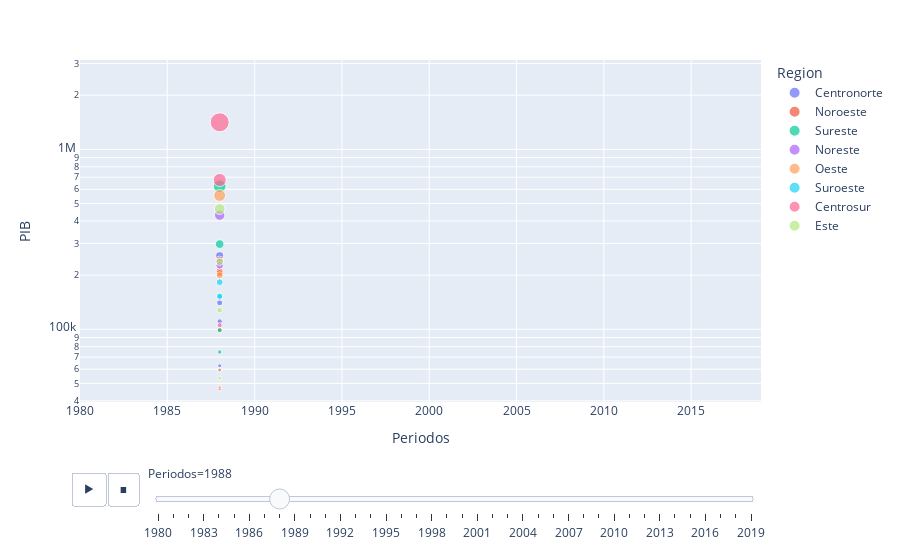

Source (notebook cell):
### Markdown cell above
# Producto Interno Bruto

### Code cell
px.scatter(pib_animado, x="Periodos", y="PIB", animation_frame="Periodos", animation_group="Estado",
           size="PIB_SIZE", color="Region", hover_name="Estado",log_y=True,
          range_x=[1980,2019], range_y=[pib_animado.PIB.min(), pib_animado.PIB.max()])

### Figure 1 — Plotly figure (JSON) as saved in the notebook; plotly's stock layout.template omitted (floating-point values rounded to 4 significant figures)
{"data": [{"hovertemplate": "<b>%{hovertext}</b><br><br>Region=Centronorte<br>Periodos=%{x}<br>PIB=%{y}<br>PIB_SIZE=%{marker.size}<extra></extra>", "hovertext": ["Aguascalientes", "Guanajuato", "Querétaro", "San Luis Potosí", "Zacatecas"], "ids": ["Aguascalientes", "Guanajuato", "Querétaro", "San Luis Potosí", "Zacatecas"], "legendgroup": "Centronorte", "marker": {"color": "#636efa", "size": [297300.0, 1282000.0, 552700.0, 701600.0, 313400.0], "sizemode": "area", "sizeref": 39240.0, "symbol": "circle"}, "mode": "markers", "name": "Centronorte", "orientation": "v", "showlegend": true, "type": "scatter", "x": [1988, 1988, 1988, 1988, 1988], "xaxis": "x", "y": [59460.0, 256300.0, 110500.0, 140300.0, 62690.0], "yaxis": "y"}, {"hovertemplate": "<b>%{hovertext}</b><br><br>Region=Noroeste<br>Periodos=%{x}<br>PIB=%{y}<br>PIB_SIZE=%{marker.size}<extra></extra>", "hovertext": ["Baja California", "Baja California Sur", "Chihuahua", "Durango", "Sinaloa", "Sonora"], "ids": ["Baja California", "Baja California Sur", "Chihuahua", "Durango", "Sinaloa", "Sonora"], "legendgroup": "Noroeste", "marker": {"color": "#EF553B", "size": [1213000.0, 232400.0, 1050000.0, 492500.0, 1025000.0, 1177000.0], "sizemode": "area", "sizeref": 39240.0, "symbol": "circle"}, "mode": "markers", "name": "Noroeste", "orientation": "v", "showlegend": true, "type": "scatter", "x": [1988, 1988, 1988, 1988, 1988, 1988], "xaxis": "x", "y": [242500.0, 46470.0, 210100.0, 98500.0, 205000.0, 235400.0], "yaxis": "y"}, {"hovertemplate": "<b>%{hovertext}</b><br><br>Region=Sureste<br>Periodos=%{x}<br>PIB=%{y}<br>PIB_SIZE=%{marker.size}<extra></extra>", "hovertext": ["Campeche", "Quintana Roo", "Tabasco", "Yucatán"], "ids": ["Campeche", "Quintana Roo", "Tabasco", "Yucatán"], "legendgroup": "Sureste", "marker": {"color": "#00cc96", "size": [3123000.0, 373700.0, 1488000.0, 495200.0], "sizemode": "area", "sizeref": 39240.0, "symbol": "circle"}, "mode": "markers", "name": "Sureste", "orientation": "v", "showlegend": true, "type": "scatter", "x": [1988, 1988, 1988, 1988], "xaxis": "x", "y": [624500.0, 74750.0, 297500.0, 99040.0], "yaxis": "y"}, {"hovertemplate": "<b>%{hovertext}</b><br><br>Region=Noreste<br>Periodos=%{x}<br>PIB=%{y}<br>PIB_SIZE=%{marker.size}<extra></extra>", "hovertext": ["Coahuila", "Nuevo León", "Tamaulipas"], "ids": ["Coahuila", "Nuevo León", "Tamaulipas"], "legendgroup": "Noreste", "marker": {"color": "#ab63fa", "size": [1181000.0, 2155000.0, 1134000.0], "sizemode": "area", "sizeref": 39240.0, "symbol": "circle"}, "mode": "markers", "name": "Noreste", "orientation": "v", "showlegend": true, "type": "scatter", "x": [1988, 1988, 1988], "xaxis": "x", "y": [236200.0, 431000.0, 226800.0], "yaxis": "y"}, {"hovertemplate": "<b>%{hovertext}</b><br><br>Region=Oeste<br>Periodos=%{x}<br>PIB=%{y}<br>PIB_SIZE=%{marker.size}<extra></extra>", "hovertext": ["Colima", "Jalisco", "Michoacán", "Nayarit"], "ids": ["Colima", "Jalisco", "Michoacán", "Nayarit"], "legendgroup": "Oeste", "marker": {"color": "#FFA15A", "size": [237500.0, 2772000.0, 998100.0, 296800.0], "sizemode": "area", "sizeref": 39240.0, "symbol": "circle"}, "mode": "markers", "name": "Oeste", "orientation": "v", "showlegend": true, "type": "scatter", "x": [1988, 1988, 1988, 1988], "xaxis": "x", "y": [47510.0, 554400.0, 199600.0, 59350.0], "yaxis": "y"}, {"hovertemplate": "<b>%{hovertext}</b><br><br>Region=Suroeste<br>Periodos=%{x}<br>PIB=%{y}<br>PIB_SIZE=%{marker.size}<extra></extra>", "hovertext": ["Chiapas", "Guerrero", "Oaxaca"], "ids": ["Chiapas", "Guerrero", "Oaxaca"], "legendgroup": "Suroeste", "marker": {"color": "#19d3f3", "size": [913700.0, 754800.0, 764500.0], "sizemode": "area", "sizeref": 39240.0, "symbol": "circle"}, "mode": "markers", "name": "Suroeste", "orientation": "v", "showlegend": true, "type": "scatter", "x": [1988, 1988, 1988], "xaxis": "x", "y": [182700.0, 151000.0, 152900.0], "yaxis": "y"}, {"hovertemplate": "<b>%{hovertext}</b><br><br>Region=Centrosur<br>Periodos=%{x}<br>PIB=%{y}<br>PIB_SIZE=%{marker.size}<extra></extra>", "hovertext": ["Ciudad de México", "México", "Morelos"], "ids": ["Ciudad de México", "México", "Morelos"], "legendgroup": "Centrosur", "marker": {"color": "#FF6692", "size": [7072000.0, 3378000.0, 526500.0], "sizemode": "area", "sizeref": 39240.0, "symbol": "circle"}, "mode": "markers", "name": "Centrosur", "orientation": "v", "showlegend": true, "type": "scatter", "x": [1988, 1988, 1988], "xaxis": "x", "y": [1414000.0, 675700.0, 105300.0], "yaxis": "y"}, {"hovertemplate": "<b>%{hovertext}</b><br><br>Region=Este<br>Periodos=%{x}<br>PIB=%{y}<br>PIB_SIZE=%{marker.size}<extra></extra>", "hovertext": ["Hidalgo", "Puebla", "Tlaxcala", "Veracruz"], "ids": ["Hidalgo", "Puebla", "Tlaxcala", "Veracruz"], "legendgroup": "Este", "marker": {"color": "#B6E880", "size": [638200.0, 1189000.0, 267500.0, 2328000.0], "sizemode": "area", "sizeref": 39240.0, "symbol": "circle"}, "mode": "markers", "name": "Este", "orientation": "v", "showlegend": true, "type": "scatter", "x": [1988, 1988, 1988, 1988], "xaxis": "x", "y": [127600.0, 237800.0, 53500.0, 465500.0], "yaxis": "y"}], "layout": {"autosize": true, "legend": {"itemsizing": "constant", "title": {"text": "Region"}, "tracegroupgap": 0}, "margin": {"t": 60}, "sliders": [{"active": 8, "currentvalue": {"prefix": "Periodos="}, "len": 0.9, "pad": {"b": 10, "t": 60}, "steps": [{"args": [["1980"], {"frame": {"duration": 0, "redraw": false}, "fromcurrent": true, "mode": "immediate", "transition": {"duration": 0, "easing": "linear"}}], "label": "1980", "method": "animate"}, {"args": [["1981"], {"frame": {"duration": 0, "redraw": false}, "fromcurrent": true, "mode": "immediate", "transition": {"duration": 0, "easing": "linear"}}], "label": "1981", "method": "animate"}, {"args": [["1982"], {"frame": {"duration": 0, "redraw": false}, "fromcurrent": true, "mode": "immediate", "transition": {"duration": 0, "easing": "linear"}}], "label": "1982", "method": "animate"}, {"args": [["1983"], {"frame": {"duration": 0, "redraw": false}, "fromcurrent": true, "mode": "immediate", "transition": {"duration": 0, "easing": "linear"}}], "label": "1983", "method": "animate"}, {"args": [["1984"], {"frame": {"duration": 0, "redraw": false}, "fromcurrent": true, "mode": "immediate", "transition": {"duration": 0, "easing": "linear"}}], "label": "1984", "method": "animate"}, {"args": [["1985"], {"frame": {"duration": 0, "redraw": false}, "fromcurrent": true, "mode": "immediate", "transition": {"duration": 0, "easing": "linear"}}], "label": "1985", "method": "animate"}, {"args": [["1986"], {"frame": {"duration": 0, "redraw": false}, "fromcurrent": true, "mode": "immediate", "transition": {"duration": 0, "easing": "linear"}}], "label": "1986", "method": "animate"}, {"args": [["1987"], {"frame": {"duration": 0, "redraw": false}, "fromcurrent": true, "mode": "immediate", "transition": {"duration": 0, "easing": "linear"}}], "label": "1987", "method": "animate"}, {"args": [["1988"], {"frame": {"duration": 0, "redraw": false}, "fromcurrent": true, "mode": "immediate", "transition": {"duration": 0, "easing": "linear"}}], "label": "1988", "method": "animate"}, {"args": [["1989"], {"frame": {"duration": 0, "redraw": false}, "fromcurrent": true, "mode": "immediate", "transition": {"duration": 0, "easing": "linear"}}], "label": "1989", "method": "animate"}, {"args": [["1990"], {"frame": {"duration": 0, "redraw": false}, "fromcurrent": true, "mode": "immediate", "transition": {"duration": 0, "easing": "linear"}}], "label": "1990", "method": "animate"}, {"args": [["1991"], {"frame": {"duration": 0, "redraw": false}, "fromcurrent": true, "mode": "immediate", "transition": {"duration": 0, "easing": "linear"}}], "label": "1991", "method": "animate"}, {"args": [["1992"], {"frame": {"duration": 0, "redraw": false}, "fromcurrent": true, "mode": "immediate", "transition": {"duration": 0, "easing": "linear"}}], "label": "1992", "method": "animate"}, {"args": [["1993"], {"frame": {"duration": 0, "redraw": false}, "fromcurrent": true, "mode": "immediate", "transition": {"duration": 0, "easing": "linear"}}], "label": "1993", "method": "animate"}, {"args": [["1994"], {"frame": {"duration": 0, "redraw": false}, "fromcurrent": true, "mode": "immediate", "transition": {"duration": 0, "easing": "linear"}}], "label": "1994", "method": "animate"}, {"args": [["1995"], {"frame": {"duration": 0, "redraw": false}, "fromcurrent": true, "mode": "immediate", "transition": {"duration": 0, "easing": "linear"}}], "label": "1995", "method": "animate"}, {"args": [["1996"], {"frame": {"duration": 0, "redraw": false}, "fromcurrent": true, "mode": "immediate", "transition": {"duration": 0, "easing": "linear"}}], "label": "1996", "method": "animate"}, {"args": [["1997"], {"frame": {"duration": 0, "redraw": false}, "fromcurrent": true, "mode": "immediate", "transition": {"duration": 0, "easing": "linear"}}], "label": "1997", "method": "animate"}, {"args": [["1998"], {"frame": {"duration": 0, "redraw": false}, "fromcurrent": true, "mode": "immediate", "transition": {"duration": 0, "easing": "linear"}}], "label": "1998", "method": "animate"}, {"args": [["1999"], {"frame": {"duration": 0, "redraw": false}, "fromcurrent": true, "mode": "immediate", "transition": {"duration": 0, "easing": "linear"}}], "label": "1999", "method": "animate"}, {"args": [["2000"], {"frame": {"duration": 0, "redraw": false}, "fromcurrent": true, "mode": "immediate", "transition": {"duration": 0, "easing": "linear"}}], "label": "2000", "method": "animate"}, {"args": [["2001"], {"frame": {"duration": 0, "redraw": false}, "fromcurrent": true, "mode": "immediate", "transition": {"duration": 0, "easing": "linear"}}], "label": "2001", "method": "animate"}, {"args": [["2002"], {"frame": {"duration": 0, "redraw": false}, "fromcurrent": true, "mode": "immediate", "transition": {"duration": 0, "easing": "linear"}}], "label": "2002", "method": "animate"}, {"args": [["2003"], {"frame": {"duration": 0, "redraw": false}, "fromcurrent": true, "mode": "immediate", "transition": {"duration": 0, "easing": "linear"}}], "label": "2003", "method": "animate"}, {"args": [["2004"], {"frame": {"duration": 0, "redraw": false}, "fromcurrent": true, "mode": "immediate", "transition": {"duration": 0, "easing": "linear"}}], "label": "2004", "method": "animate"}, {"args": [["2005"], {"frame": {"duration": 0, "redraw": false}, "fromcurrent": true, "mode": "immediate", "transition": {"duration": 0, "easing": "linear"}}], "label": "2005", "method": "animate"}, {"args": [["2006"], {"frame": {"duration": 0, "redraw": false}, "fromcurrent": true, "mode": "immediate", "transition": {"duration": 0, "easing": "linear"}}], "label": "2006", "method": "animate"}, {"args": [["2007"], {"frame": {"duration": 0, "redraw": false}, "fromcurrent": true, "mode": "immediate", "transition": {"duration": 0, "easing": "linear"}}], "label": "2007", "method": "animate"}, {"args": [["2008"], {"frame": {"duration": 0, "redraw": false}, "fromcurrent": true, "mode": "immediate", "transition": {"duration": 0, "easing": "linear"}}], "label": "2008", "method": "animate"}, {"args": [["2009"], {"frame": {"duration": 0, "redraw": false}, "fromcurrent": true, "mode": "immediate", "transition": {"duration": 0, "easing": "linear"}}], "label": "2009", "method": "animate"}, {"args": [["2010"], {"frame": {"duration": 0, "redraw": false}, "fromcurrent": true, "mode": "immediate", "transition": {"duration": 0, "easing": "linear"}}], "label": "2010", "method": "animate"}, {"args": [["2011"], {"frame": {"duration": 0, "redraw": false}, "fromcurrent": true, "mode": "immediate", "transition": {"duration": 0, "easing": "linear"}}], "label": "2011", "method": "animate"}, {"args": [["2012"], {"frame": {"duration": 0, "redraw": false}, "fromcurrent": true, "mode": "immediate", "transition": {"duration": 0, "easing": "linear"}}], "label": "2012", "method": "animate"}, {"args": [["2013"], {"frame": {"duration": 0, "redraw": false}, "fromcurrent": true, "mode": "immediate", "transition": {"duration": 0, "easing": "linear"}}], "label": "2013", "method": "animate"}, {"args": [["2014"], {"frame": {"duration": 0, "redraw": false}, "fromcurrent": true, "mode": "immediate", "transition": {"duration": 0, "easing": "linear"}}], "label": "2014", "method": "animate"}, {"args": [["2015"], {"frame": {"duration": 0, "redraw": false}, "fromcurrent": true, "mode": "immediate", "transition": {"duration": 0, "easing": "linear"}}], "label": "2015", "method": "animate"}, {"args": [["2016"], {"frame": {"duration": 0, "redraw": false}, "fromcurrent": true, "mode": "immediate", "transition": {"duration": 0, "easing": "linear"}}], "label": "2016", "method": "animate"}, {"args": [["2017"], {"frame": {"duration": 0, "redraw": false}, "fromcurrent": true, "mode": "immediate", "transition": {"duration": 0, "easing": "linear"}}], "label": "2017", "method": "animate"}, {"args": [["2018"], {"frame": {"duration": 0, "redraw": false}, "fromcurrent": true, "mode": "immediate", "transition": {"duration": 0, "easing": "linear"}}], "label": "2018", "method": "animate"}, {"args": [["2019"], {"frame": {"duration": 0, "redraw": false}, "fromcurrent": true, "mode": "immediate", "transition": {"duration": 0, "easing": "linear"}}], "label": "2019", "method": "animate"}], "x": 0.1, "xanchor": "left", "y": 0, "yanchor": "top"}], "updatemenus": [{"active": 1, "buttons": [{"args": [null, {"frame": {"duration": 500, "redraw": false}, "fromcurrent": true, "mode": "immediate", "transition": {"duration": 500, "easing": "linear"}}], "label": "&#9654;", "method": "animate"}, {"args": [[null], {"frame": {"duration": 0, "redraw": false}, "fromcurrent": true, "mode": "immediate", "transition": {"duration": 0, "easing": "linear"}}], "label": "&#9724;", "method": "animate"}], "direction": "left", "pad": {"r": 10, "t": 70}, "showactive": false, "type": "buttons", "x": 0.1, "xanchor": "right", "y": 0, "yanchor": "top"}], "xaxis": {"anchor": "y", "categoryarray": [1980, 1981, 1982, 1983, 1984, 1985, 1986, 1987, 1988, 1989, 1990, 1991, 1992, 1993, 1994, 1995, 1996, 1997, 1998, 1999, 2000, 2001, 2002, 2003, 2004, 2005, 2006, 2007, 2008, 2009, 2010, 2011, 2012, 2013, 2014, 2015, 2016, 2017, 2018, 2019], "categoryorder": "array", "domain": [0, 1], "range": [1980, 2019], "title": {"text": "Periodos"}, "type": "linear"}, "yaxis": {"anchor": "x", "domain": [0, 1], "range": [4.596, 6.497], "title": {"text": "PIB"}, "type": "log"}}}
